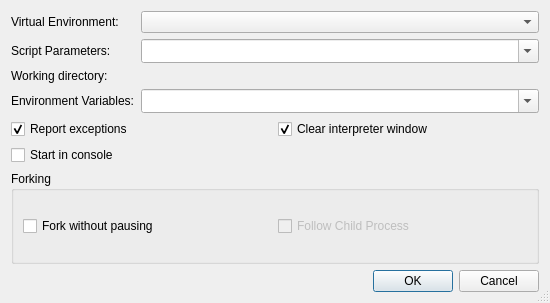
<?xml version="1.0" encoding="UTF-8"?>
<ui version="4.0">
 <class>StartRunDialog</class>
 <widget class="QDialog" name="StartRunDialog">
  <property name="geometry">
   <rect>
    <x>0</x>
    <y>0</y>
    <width>550</width>
    <height>303</height>
   </rect>
  </property>
  <property name="windowTitle">
   <string>Start running</string>
  </property>
  <property name="sizeGripEnabled">
   <bool>true</bool>
  </property>
  <layout class="QVBoxLayout" name="verticalLayout">
   <item>
    <layout class="QGridLayout" name="gridLayout_2">
     <item row="0" column="0">
      <widget class="QLabel" name="label">
       <property name="text">
        <string>Virtual Environment:</string>
       </property>
       <property name="buddy">
        <cstring>venvComboBox</cstring>
       </property>
      </widget>
     </item>
     <item row="0" column="1">
      <widget class="QComboBox" name="venvComboBox">
       <property name="sizePolicy">
        <sizepolicy hsizetype="Expanding" vsizetype="Fixed">
         <horstretch>0</horstretch>
         <verstretch>0</verstretch>
        </sizepolicy>
       </property>
       <property name="toolTip">
        <string>Select the virtual environment to be used</string>
       </property>
       <property name="whatsThis">
        <string>&lt;b&gt;Virtual Environment&lt;/b&gt;\n&lt;p&gt;Enter the virtual environment to be used. Leave it empty to use the default environment, i.e. the one configured globally or per project.&lt;/p&gt;</string>
       </property>
      </widget>
     </item>
     <item row="1" column="0">
      <widget class="QLabel" name="TextLabel1">
       <property name="text">
        <string>Script Parameters:</string>
       </property>
       <property name="buddy">
        <cstring>cmdlineCombo</cstring>
       </property>
      </widget>
     </item>
     <item row="1" column="1">
      <widget class="QComboBox" name="cmdlineCombo">
       <property name="sizePolicy">
        <sizepolicy hsizetype="Expanding" vsizetype="Fixed">
         <horstretch>0</horstretch>
         <verstretch>0</verstretch>
        </sizepolicy>
       </property>
       <property name="toolTip">
        <string>Enter the commandline parameters</string>
       </property>
       <property name="whatsThis">
        <string>&lt;b&gt;Commandline&lt;/b&gt;
&lt;p&gt;Enter the commandline parameters in this field.&lt;/p&gt;</string>
       </property>
       <property name="editable">
        <bool>true</bool>
       </property>
       <property name="insertPolicy">
        <enum>QComboBox::InsertAtTop</enum>
       </property>
       <property name="sizeAdjustPolicy">
        <enum>QComboBox::AdjustToMinimumContentsLengthWithIcon</enum>
       </property>
       <property name="duplicatesEnabled">
        <bool>false</bool>
       </property>
      </widget>
     </item>
     <item row="2" column="0">
      <widget class="QLabel" name="TextLabel2">
       <property name="text">
        <string>Working directory:</string>
       </property>
       <property name="buddy">
        <cstring>workdirPicker</cstring>
       </property>
      </widget>
     </item>
     <item row="2" column="1">
      <widget class="E5ComboPathPicker" name="workdirPicker" native="true">
       <property name="sizePolicy">
        <sizepolicy hsizetype="Expanding" vsizetype="Preferred">
         <horstretch>0</horstretch>
         <verstretch>0</verstretch>
        </sizepolicy>
       </property>
       <property name="focusPolicy">
        <enum>Qt::WheelFocus</enum>
       </property>
       <property name="toolTip">
        <string>Enter the working directory</string>
       </property>
       <property name="whatsThis">
        <string>&lt;b&gt;Working directory&lt;/b&gt;
&lt;p&gt;Enter the working directory of the application to be debugged. Leave it empty to set the working directory to the executable directory.&lt;/p&gt;</string>
       </property>
      </widget>
     </item>
     <item row="3" column="0">
      <widget class="QLabel" name="textLabel1">
       <property name="text">
        <string>Environment Variables:</string>
       </property>
       <property name="buddy">
        <cstring>environmentCombo</cstring>
       </property>
      </widget>
     </item>
     <item row="3" column="1">
      <widget class="QComboBox" name="environmentCombo">
       <property name="sizePolicy">
        <sizepolicy hsizetype="Expanding" vsizetype="Fixed">
         <horstretch>0</horstretch>
         <verstretch>0</verstretch>
        </sizepolicy>
       </property>
       <property name="toolTip">
        <string>Enter the environment variables to be set.</string>
       </property>
       <property name="whatsThis">
        <string>&lt;b&gt;Environment Variables&lt;/b&gt;
&lt;p&gt;Enter the environment variables to be set for the program. The individual settings must be separated by whitespace and be given in the form 'var=value'. In order to add to an environment variable, enter it in the form 'var+=value'.&lt;/p&gt;
&lt;p&gt;Example: var1=1 var2=&quot;hello world&quot; var3+=&quot;:/tmp&quot;&lt;/p&gt;</string>
       </property>
       <property name="editable">
        <bool>true</bool>
       </property>
       <property name="insertPolicy">
        <enum>QComboBox::InsertAtTop</enum>
       </property>
       <property name="sizeAdjustPolicy">
        <enum>QComboBox::AdjustToMinimumContentsLengthWithIcon</enum>
       </property>
       <property name="duplicatesEnabled">
        <bool>false</bool>
       </property>
      </widget>
     </item>
    </layout>
   </item>
   <item>
    <layout class="QGridLayout" name="gridLayout">
     <item row="0" column="0">
      <widget class="QCheckBox" name="exceptionCheckBox">
       <property name="toolTip">
        <string>Uncheck to disable exception reporting</string>
       </property>
       <property name="whatsThis">
        <string>&lt;b&gt;Report exceptions&lt;/b&gt;
&lt;p&gt;Uncheck this in order to disable exception reporting.&lt;/p&gt;</string>
       </property>
       <property name="text">
        <string>Report exceptions</string>
       </property>
       <property name="shortcut">
        <string>Alt+E</string>
       </property>
       <property name="checked">
        <bool>true</bool>
       </property>
      </widget>
     </item>
     <item row="0" column="1">
      <widget class="QCheckBox" name="clearShellCheckBox">
       <property name="toolTip">
        <string>Select to clear the display of the interpreter window</string>
       </property>
       <property name="whatsThis">
        <string>&lt;b&gt;Clear interpreter window&lt;/b&gt;&lt;p&gt;This clears the display of the interpreter window before starting the debug client.&lt;/p&gt;</string>
       </property>
       <property name="text">
        <string>Clear interpreter window</string>
       </property>
       <property name="checked">
        <bool>true</bool>
       </property>
      </widget>
     </item>
     <item row="1" column="0">
      <widget class="QCheckBox" name="consoleCheckBox">
       <property name="toolTip">
        <string>Select to start the debugger in a console window</string>
       </property>
       <property name="whatsThis">
        <string>&lt;b&gt;Start in console&lt;/b&gt;
&lt;p&gt;Select to start the debugger in a console window. The console command has to be configured on the Debugger-&amp;gt;General page&lt;/p&gt;</string>
       </property>
       <property name="text">
        <string>Start in console</string>
       </property>
      </widget>
     </item>
    </layout>
   </item>
   <item>
    <widget class="QGroupBox" name="groupBox">
     <property name="title">
      <string>Forking</string>
     </property>
     <layout class="QHBoxLayout" name="horizontalLayout">
      <item>
       <widget class="QCheckBox" name="forkModeCheckBox">
        <property name="toolTip">
         <string>Select to go through the fork without asking</string>
        </property>
        <property name="whatsThis">
         <string>&lt;b&gt;Fork without pausing&lt;/b&gt;
&lt;p&gt;Select to go through the fork without asking making the forking decision based on the Parent/Child selection.&lt;/p&gt;</string>
        </property>
        <property name="text">
         <string>Fork without pausing</string>
        </property>
       </widget>
      </item>
      <item>
       <widget class="QCheckBox" name="forkChildCheckBox">
        <property name="enabled">
         <bool>false</bool>
        </property>
        <property name="toolTip">
         <string>Select to debug the child process after forking</string>
        </property>
        <property name="whatsThis">
         <string>&lt;b&gt;Debug Child Process&lt;/b&gt;
&lt;p&gt;Select to debug the child process after forking. If it is not selected, the parent process will be debugged. This has no effect, if forking without pausing is not selected.&lt;/p&gt;</string>
        </property>
        <property name="text">
         <string>Follow Child Process</string>
        </property>
       </widget>
      </item>
     </layout>
    </widget>
   </item>
   <item>
    <widget class="QDialogButtonBox" name="buttonBox">
     <property name="orientation">
      <enum>Qt::Horizontal</enum>
     </property>
     <property name="standardButtons">
      <set>QDialogButtonBox::Cancel|QDialogButtonBox::Ok</set>
     </property>
    </widget>
   </item>
  </layout>
 </widget>
 <pixmapfunction>qPixmapFromMimeSource</pixmapfunction>
 <customwidgets>
  <customwidget>
   <class>E5ComboPathPicker</class>
   <extends>QWidget</extends>
   <header>E5Gui/E5PathPicker.h</header>
   <container>1</container>
  </customwidget>
 </customwidgets>
 <tabstops>
  <tabstop>venvComboBox</tabstop>
  <tabstop>cmdlineCombo</tabstop>
  <tabstop>workdirPicker</tabstop>
  <tabstop>environmentCombo</tabstop>
  <tabstop>exceptionCheckBox</tabstop>
  <tabstop>clearShellCheckBox</tabstop>
  <tabstop>consoleCheckBox</tabstop>
  <tabstop>forkModeCheckBox</tabstop>
  <tabstop>forkChildCheckBox</tabstop>
 </tabstops>
 <resources/>
 <connections>
  <connection>
   <sender>buttonBox</sender>
   <signal>accepted()</signal>
   <receiver>StartRunDialog</receiver>
   <slot>accept()</slot>
   <hints>
    <hint type="sourcelabel">
     <x>44</x>
     <y>293</y>
    </hint>
    <hint type="destinationlabel">
     <x>34</x>
     <y>150</y>
    </hint>
   </hints>
  </connection>
  <connection>
   <sender>buttonBox</sender>
   <signal>rejected()</signal>
   <receiver>StartRunDialog</receiver>
   <slot>reject()</slot>
   <hints>
    <hint type="sourcelabel">
     <x>163</x>
     <y>293</y>
    </hint>
    <hint type="destinationlabel">
     <x>150</x>
     <y>148</y>
    </hint>
   </hints>
  </connection>
  <connection>
   <sender>forkModeCheckBox</sender>
   <signal>toggled(bool)</signal>
   <receiver>forkChildCheckBox</receiver>
   <slot>setEnabled(bool)</slot>
   <hints>
    <hint type="sourcelabel">
     <x>142</x>
     <y>249</y>
    </hint>
    <hint type="destinationlabel">
     <x>528</x>
     <y>249</y>
    </hint>
   </hints>
  </connection>
 </connections>
</ui>
